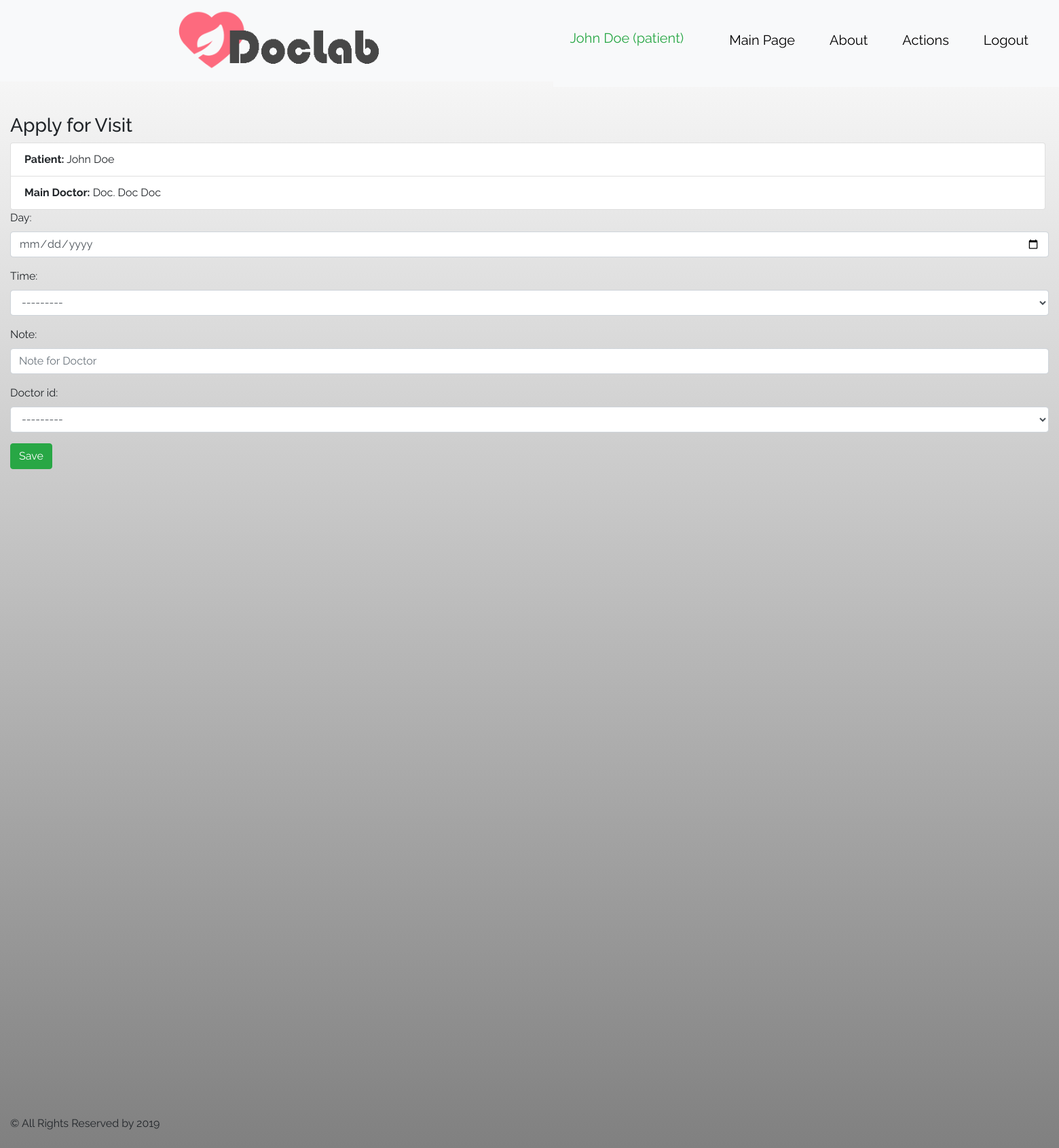
The page /doctor/schedule/apply1/ (signed in) on the database as committed earlier.
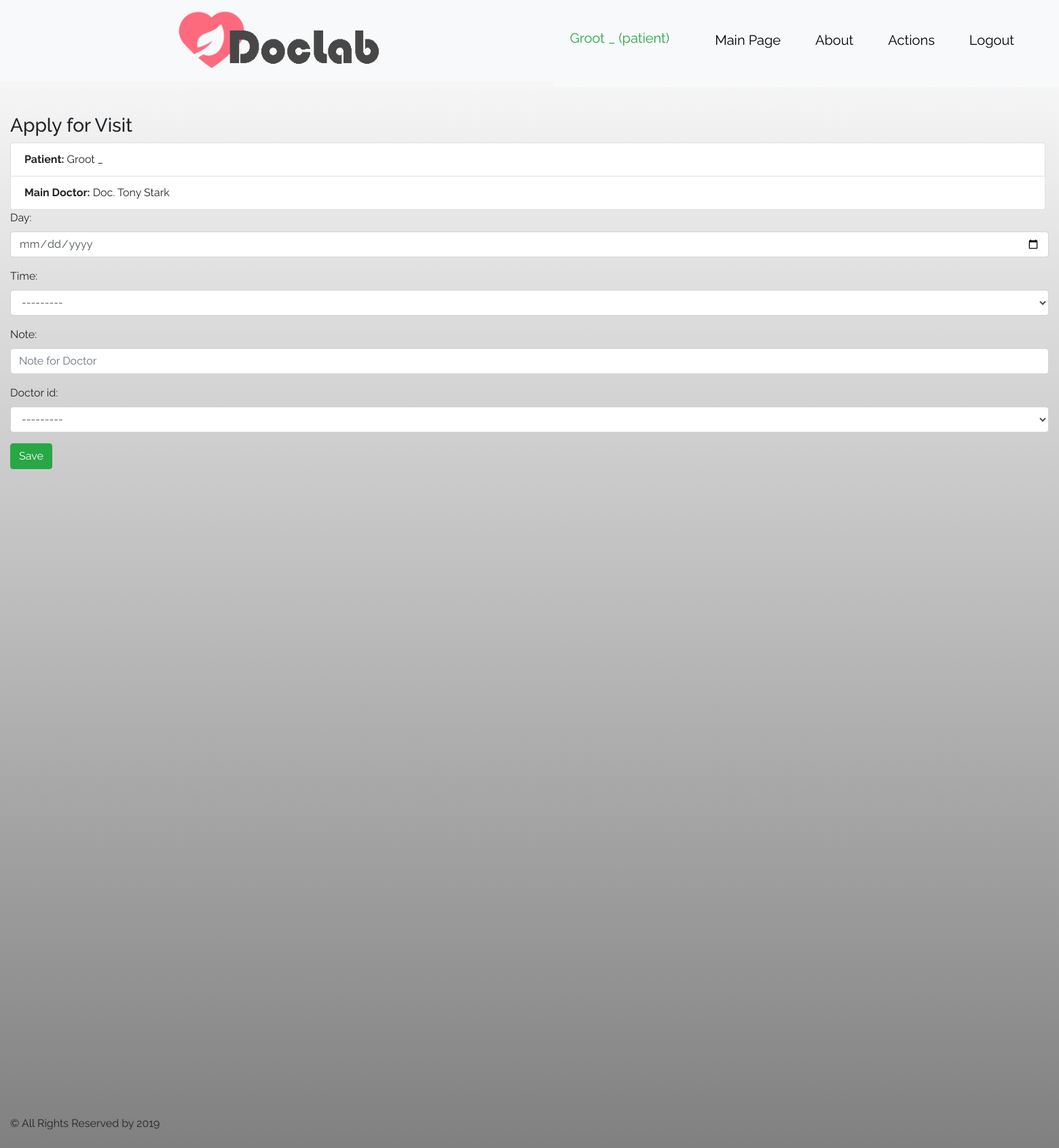
The same page on the database as committed later.
### doctor/models.py (models this page shows, shortened)
class UserProfile(AbstractBaseUser, PermissionsMixin):
    accType = (
        (0, 'Unknown'),
        (1, 'Doctor'),
        (2, 'LabAssistant'),
        (3, 'Patient'),
        (4, 'Admin'),
    )
    username = models.CharField(max_length=25, unique=True)
    email = models.EmailField(unique=True)
    is_active = models.BooleanField(default=True)
    is_staff = models.BooleanField(default=False)
    acc_type = models.IntegerField(choices=accType, default=0)
    pat_ref = models.OneToOneField(Patient, on_delete=models.CASCADE, null=True, blank=True, unique=True)
    doc_ref = models.ForeignKey(Doctor, on_delete=models.CASCADE, null=True, blank=True)
    USERNAME_FIELD = "username"
    objects = UserManager()
    REQUIRED_FIELDS = ["email"]

class Patient(models.Model):
    BLOOD_TYPE = (
        (0, 'O+'),
        (1, 'O-'),
        (2, 'B-'),
        (3, 'B+'),
        (4, 'A-'),
        (5, 'A+'),
        (6, 'AB-'),
        (7, 'AB+')
    )
    GENDER = (
        (0, 'Male'),
        (1, 'Female')
    )
    first_name = models.CharField(max_length=45)
    middle_name = models.CharField(max_length=45)
    last_name = models.CharField(max_length=45)
    passport_id = models.CharField(max_length=8, default='AA000000')
    gender = models.BooleanField(choices=GENDER, default=0)
    birth_date = models.DateField(blank=True, default=timezone.now)
    address = models.CharField(max_length=90, blank=True)
    phone_number = models.CharField(max_length=15, blank=True)
    email = models.CharField(max_length=254, blank=True)
    blood_type = models.IntegerField(choices=BLOOD_TYPE)
    notes = models.TextField(max_length=1000, blank=True)
    doctor_id = models.ForeignKey(Doctor, on_delete=models.SET_NULL, null=True)
    def __str__(self):
        return self.first_name + ' ' + self.last_name

class Doctor(models.Model):
    GENDER = (
        (0, 'Male'),
        (1, 'Female')
    )
    first_name = models.CharField(max_length=45)
    middle_name = models.CharField(max_length=45)
    last_name = models.CharField(max_length=45)
    gender = models.BooleanField(choices=GENDER, default=0)
    post = models.CharField(max_length=45, blank=True)
    phone_number = models.CharField(max_length=15, blank=True)
    address = models.CharField(max_length=90, blank=True)
    email = models.CharField(max_length=254, blank=True)
    exam_room = models.CharField(max_length=6, blank=True)
    def __str__(self):
        return 'Doc. ' + self.first_name + ' ' + self.last_name

### doctor/views.py (the view)
# urls.py: path('schedule/apply1/', views.schedule_view, name='schedule_view'),
def schedule_view(request):
    form = ScheduleForm(request.POST or None)
    if form.is_valid():
        form.save()
    context = {
        'form': form
    }
    return render(request, 'doctor/forms/patient_schedule_form.html', context)

### doctor/forms.py (shortened to what this page needs)
class ScheduleForm(forms.ModelForm):
    class Meta:
        model = Schedule
        fields = ['day', 'time', 'note', 'doctor_id']
        widgets = {
            'day': forms.DateInput(format='%d/%m/%Y',
                                   attrs={'class': 'form-control', 'placeholder': 'Select a date',
                                          'type': 'date'}),
            'note': forms.TextInput(attrs={'class': 'form-control', 'placeholder': 'Note for Doctor',
                                           'type': 'text'}),
            'time': widgets.Select(attrs={'class': 'select, form-control'}),
            'doctor_id': widgets.Select(attrs={'class': 'select, form-control'})
        }

### doctor/templates/doctor/forms/patient_schedule_form.html (shortened to what this page needs)
{% extends 'extends/base.html' %}
{% block content %}
    <div class="container-fluid">
        <h3>Apply for Visit</h3>
        <ul class="list-group">
            <li class="list-group-item"><b>Patient:</b>  {{ user.pat_ref }}</li>
            <li class="list-group-item"><b>Main Doctor:</b>  {{ user.doc_ref }}</li>
        </ul>
        <form method="post">
            {{ form.as_p }}
            <input type="submit" class="btn btn-success" value="Save"/>
        </form>
    </div>
{% endblock %}

### main/templates/extends/header.html (shortened to what this page needs)
{% load static %}
<!DOCTYPE html>
<html lang="en">
<head>
    <link rel="stylesheet" href="{% static 'main/images/style1.css' %}">
</head>
<body>
<header>
    <nav class="navbar navbar-expand-sm bg-light">
        <ul class="navbar-nav mr-auto">
            <div class="logo">
                <a href="{% url 'main:index' %}"><img class="graficlogo" src="{% static 'main/images/logo.png' %}"></a>
            </div>
            <nav class="navbar navbar-expand-sm bg-light">
                <ul class="navbar-nav mr-auto">
                    {% if user.is_authenticated %}
                        <li class="nav-item active">
                            <a class="navbar-brand nav-link text-success">
                                {% if user.acc_type == 3 %}
                                    {{ user.pat_ref }}
                                {% elif user.acc_type == 4 %}
                                    {{ user.doc_ref }}
                                {% endif %}
                                ({{ user.username }})
                            </a>
                        </li>
                    {% endif %}
                    <li class="nav-item">
                        <a class="nav-link" href="{% url 'main:index' %}">Main Page</a>
                    </li>
                    <li class="nav-item">
                        <a class="nav-link" href="{% url 'main:info' %}">About</a>
                    </li>
                    {% if user.is_authenticated %}
                        {% if user.acc_type == 1 %}
                            <li class="nav-item">
                                <a class="nav-link" href="{% url 'doctor:index' %}">Doctor Panel</a>
                            </li>
                        {% elif user.acc_type == 2 %}
                            <li class="nav-item">
                                <a class="nav-link" href="{% url 'lab:index' %}">Lab Tests Panel</a>
                            </li>
                        {% elif user.acc_type == 3 %}
                            <li class="nav-item">
                                <a class="nav-link" href="{% url 'patient:index' %}">Actions</a>
                            </li>
                        {% endif %}
                    {% endif %}
                    {% if user.is_authenticated %}
                        <li class="nav-item mr-auto">
                            <a class="nav-link " href="{% url 'logout' %}">Logout</a>
                        </li>
                    {% else %}
                        <li class="nav-item mr-auto">
                            <a class="nav-link mr-auto" href="{% url 'login' %}">Login</a>
                        </li>
                    {% endif %}
                </ul>
            </nav>
        </ul>
    </nav>
<br>
<br>
</header>
</body>
</html>

Rows that differ between the two databases and show on the page:
changed UserProfile "patient": pat_ref "John Doe" → "Groot _"; doc_ref "Doc. Doc Doc" → "Doc. Tony Stark"
